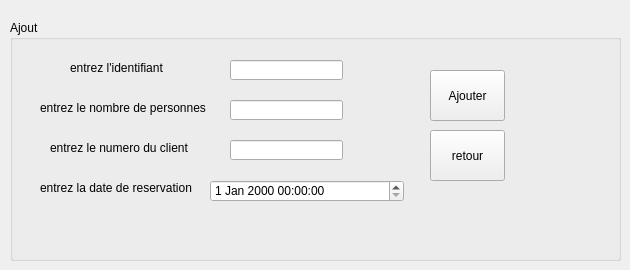
      <widget class="QWidget" name="tab_19">
       <attribute name="title">
        <string> Ajouter une reservation</string>
       </attribute>
       <widget class="QGroupBox" name="groupBox_5">
        <property name="geometry">
         <rect>
          <x>10</x>
          <y>20</y>
          <width>611</width>
          <height>241</height>
         </rect>
        </property>
        <property name="title">
         <string>Ajout</string>
        </property>
        <widget class="QLabel" name="label_52">
         <property name="geometry">
          <rect>
           <x>60</x>
           <y>40</y>
           <width>101</width>
           <height>16</height>
          </rect>
         </property>
         <property name="text">
          <string>entrez l'identifiant </string>
         </property>
        </widget>
        <widget class="QLabel" name="label_53">
         <property name="geometry">
          <rect>
           <x>30</x>
           <y>80</y>
           <width>171</width>
           <height>16</height>
          </rect>
         </property>
         <property name="text">
          <string>entrez le nombre de personnes</string>
         </property>
        </widget>
        <widget class="QLabel" name="label_54">
         <property name="geometry">
          <rect>
           <x>40</x>
           <y>120</y>
           <width>141</width>
           <height>16</height>
          </rect>
         </property>
         <property name="text">
          <string>entrez le numero du client</string>
         </property>
        </widget>
        <widget class="QLabel" name="label_55">
         <property name="geometry">
          <rect>
           <x>30</x>
           <y>160</y>
           <width>161</width>
           <height>16</height>
          </rect>
         </property>
         <property name="text">
          <string>entrez la date de reservation</string>
         </property>
        </widget>
        <widget class="QLineEdit" name="id_r">
         <property name="geometry">
          <rect>
           <x>220</x>
           <y>40</y>
           <width>113</width>
           <height>20</height>
          </rect>
         </property>
        </widget>
        <widget class="QLineEdit" name="nbr_pr">
         <property name="geometry">
          <rect>
           <x>220</x>
           <y>80</y>
           <width>113</width>
           <height>20</height>
          </rect>
         </property>
        </widget>
        <widget class="QLineEdit" name="num_tel">
         <property name="geometry">
          <rect>
           <x>220</x>
           <y>120</y>
           <width>113</width>
           <height>20</height>
          </rect>
         </property>
        </widget>
        <widget class="QDateTimeEdit" name="dat">
         <property name="geometry">
          <rect>
           <x>200</x>
           <y>160</y>
           <width>194</width>
           <height>22</height>
          </rect>
         </property>
        </widget>
        <widget class="QPushButton" name="ajouter1">
         <property name="geometry">
          <rect>
           <x>420</x>
           <y>50</y>
           <width>75</width>
           <height>51</height>
          </rect>
         </property>
         <property name="text">
          <string>Ajouter</string>
         </property>
        </widget>
        <widget class="QPushButton" name="retour1">
         <property name="geometry">
          <rect>
           <x>420</x>
           <y>110</y>
           <width>75</width>
           <height>51</height>
          </rect>
         </property>
         <property name="text">
          <string>retour</string>
         </property>
        </widget>
       </widget>
      </widget>
